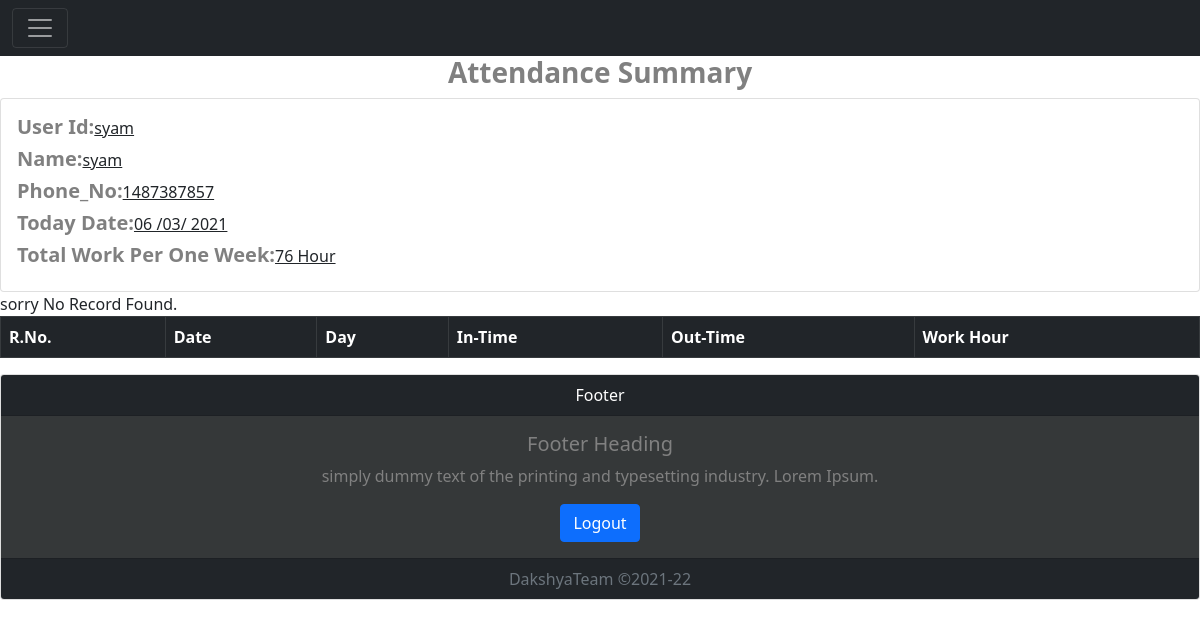
/Dakshya/view.php?id=syam, run on the app's committed database.
### tables this page shows
CREATE TABLE `employee` (
  `e_id` int(11) NOT NULL,
  `e_name` varchar(255) DEFAULT NULL,
  `e_phone` text DEFAULT NULL,
  `e_uid` varchar(100) NOT NULL,
  `e_pass` varchar(100) DEFAULT NULL
);

### Dakshya/view.php (the view, shortened to what this page needs)
<?php
include("config.php");
if(isset($_REQUEST['id'])){
include("header.php");
  $id=$_REQUEST['id'];
  $sql5="SELECT * FROM employee WHERE e_uid='$id'";
  $row5=$conn->query("$sql5");
  if($row5->rowCount()>0){
    $result5=$row5->fetch(PDO::FETCH_ASSOC);
?>
<h3 style="color:gray;text-align:center;"><strong>Attendance Summary</strong></h3>
<div class="card">
  <div class="card-body">
    <h5 style="color:gray;font-weight:bold;display:inline-block;">User Id:</h5><u><?php echo $result5['e_uid']; ?></u><br>
    <h5 style="color:gray;font-weight:bold;display:inline-block;">Name:</h5><u><?php echo $result5['e_name']; ?></u><br>
    <h5 style="color:gray;font-weight:bold;display:inline-block;">Phone_No:</h5><u><?php echo $result5['e_phone']; ?></u><br>
    <h5 style="color:gray;font-weight:bold;display:inline-block;">Today Date:</h5><u><?php echo date("d /m/ Y"); ?></u><br>
    <h5 style="color:gray;font-weight:bold;display:inline-block;">Total Work Per One Week:</h5><u>76 Hour</u><br>
  </div>
</div>
<table class="table table-bordered table-responsive table-hover">
  <thead class="table-dark">
     <tr>
      <th scope="col">R.No.</th>
      <th scope="col">Date</th>
      <th scope="col">Day</th>
      <th scope="col">In-Time</th>
      <th scope="col">Out-Time</th>
      <th scope="col">Work Hour</th>
    </tr>
  </thead>
</table>
<?php
}else {
  echo "there is no record found.";
}
include("login_footer.php");
}
?>

### data on the page
employee: e_uid "syam", e_name "syam", e_phone "1487387857"
